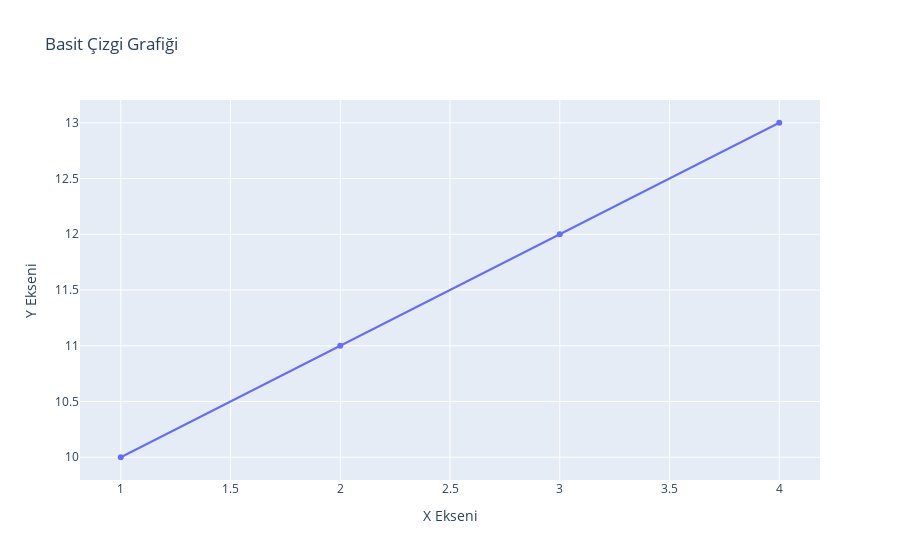

Notebook code cell kept with this figure:
### Code cell
import plotly.graph_objects as go

# Data
trace = go.Scatter(x=[1, 2, 3, 4], y=[10, 11, 12, 13])

# Layout
layout = go.Layout(title='Basit Çizgi Grafiği', xaxis=dict(title='X Ekseni'), yaxis=dict(title='Y Ekseni'))

# Figure
fig = go.Figure(data=[trace], layout=layout)

# Çizim
fig.show()

### Figure 1 — Plotly figure (JSON) as saved in the notebook; plotly's stock layout.template omitted (floating-point values rounded to 4 significant figures)
{"data": [{"type": "scatter", "x": [1, 2, 3, 4], "y": [10, 11, 12, 13]}], "layout": {"autosize": true, "title": {"text": "Basit Çizgi Grafiği"}, "xaxis": {"autorange": true, "range": [0.8233, 4.177], "title": {"text": "X Ekseni"}, "type": "linear"}, "yaxis": {"autorange": true, "range": [9.752, 13.25], "title": {"text": "Y Ekseni"}, "type": "linear"}}}
